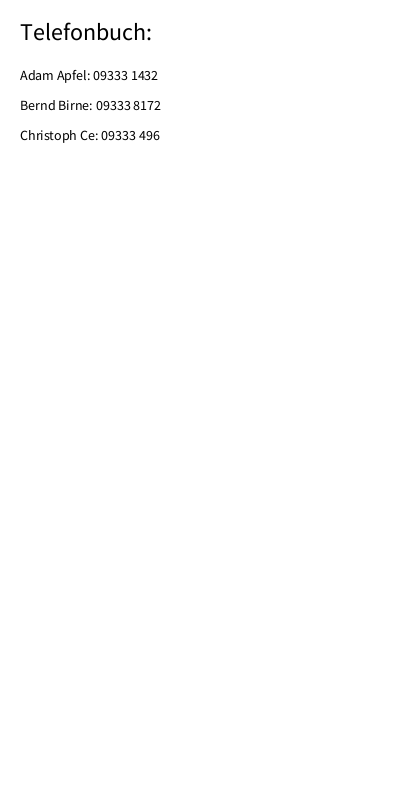
Frame 1 (no input)
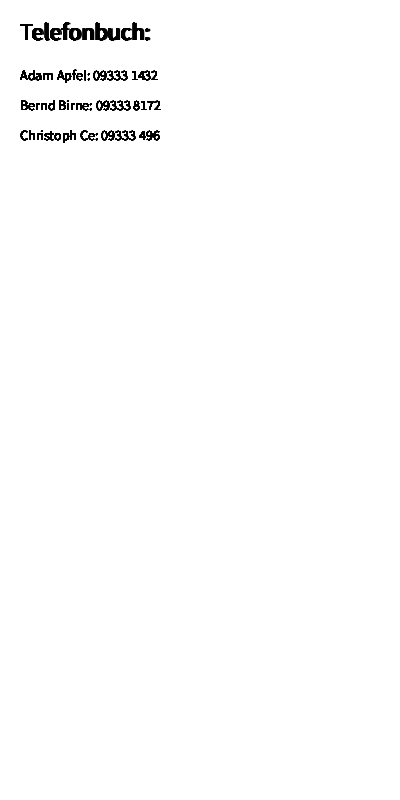
Frame 60 (the mouse pressed at the canvas centre just before this capture)
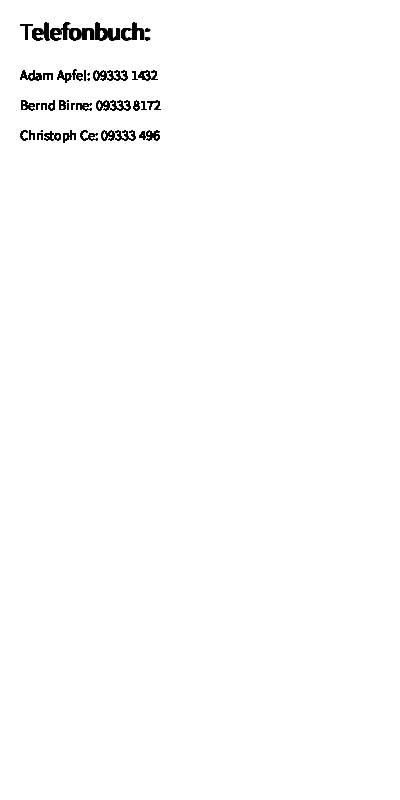
Frame 120 (the mouse held since frame 60 and released just before this capture)

The Processing sketch that drew these frames (run headless with seeded random() and noise(); from frame 60 on, the mouse is pressed at the canvas centre):

// Processing sketch: telefonbuch
// ── telefonbuch.pde
String name01 = "Adam Apfel";
String name02 = "Bernd Birne";
String name03 = "Christoph Ce";

String number01 = "09333 1432";
String number02 = "09333 8172";
String number03 = "09333 496";

void setup()
{

size(400, 800);
background(255);

}

void draw()
{
  fill(0);
  textSize(24);
  text("Telefonbuch:", 20, 40);

  textSize(14);
  text(name01 + ": " + number01, 20, 80);
  text(name02 + ": " + number02, 20, 110);
  text(name03 + ": " + number03, 20, 140);

}
